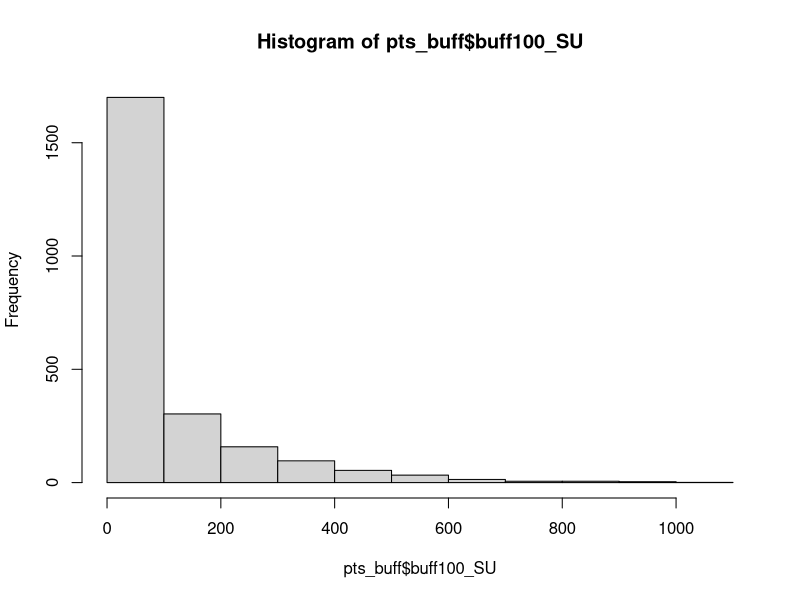
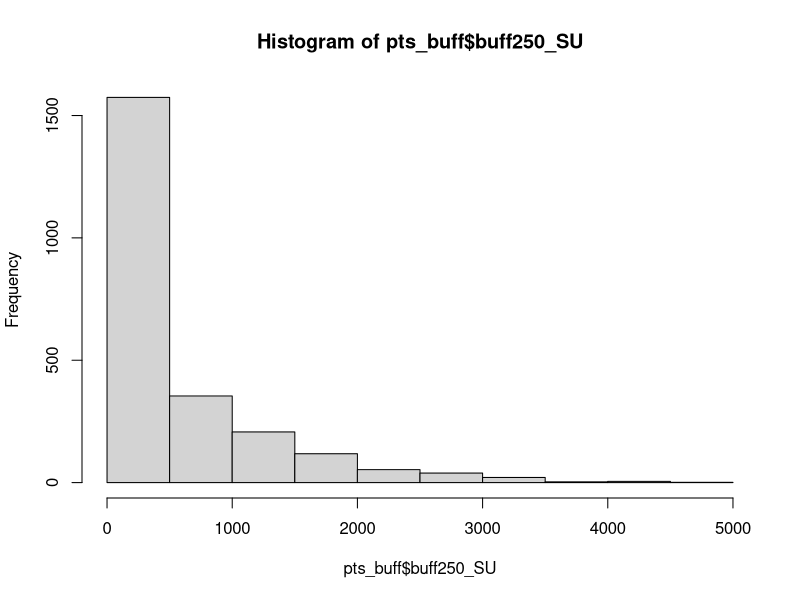
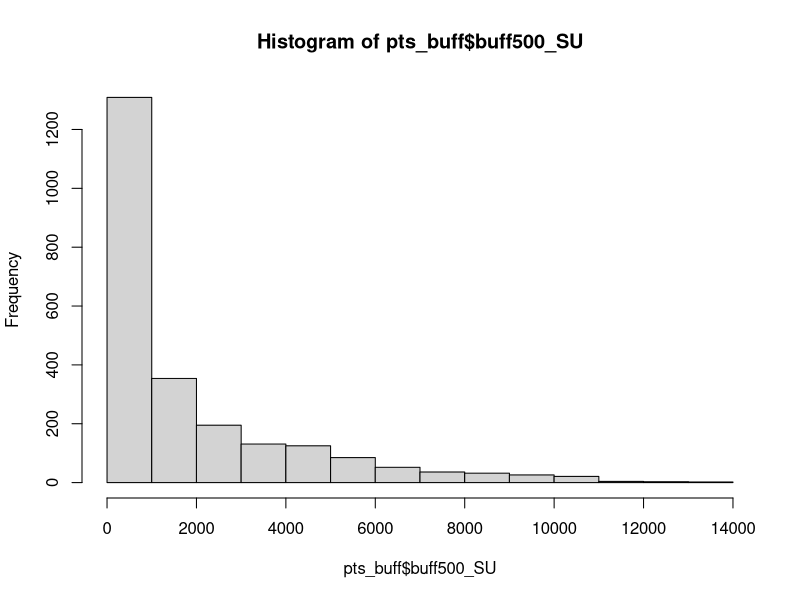
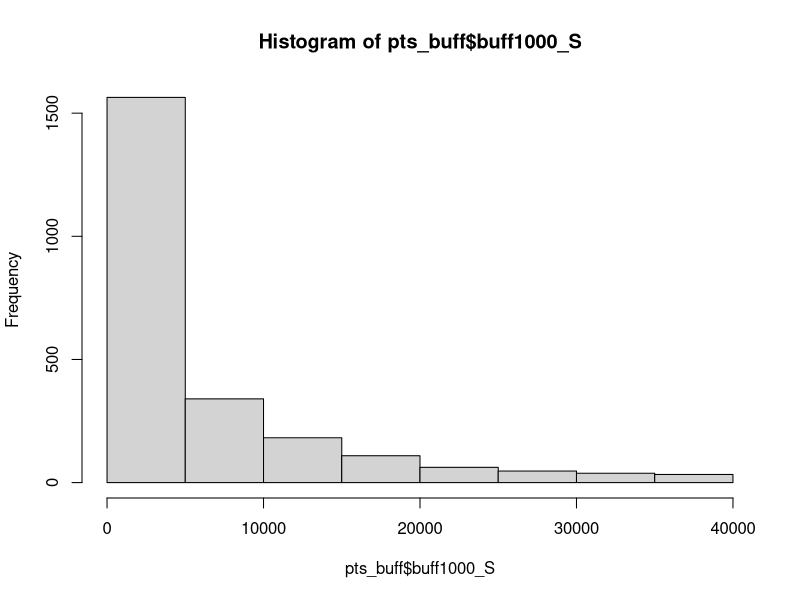
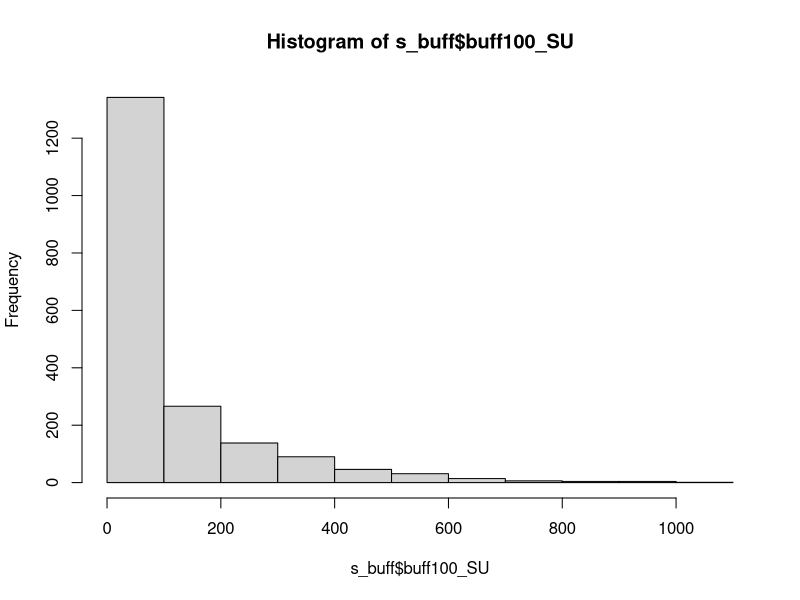
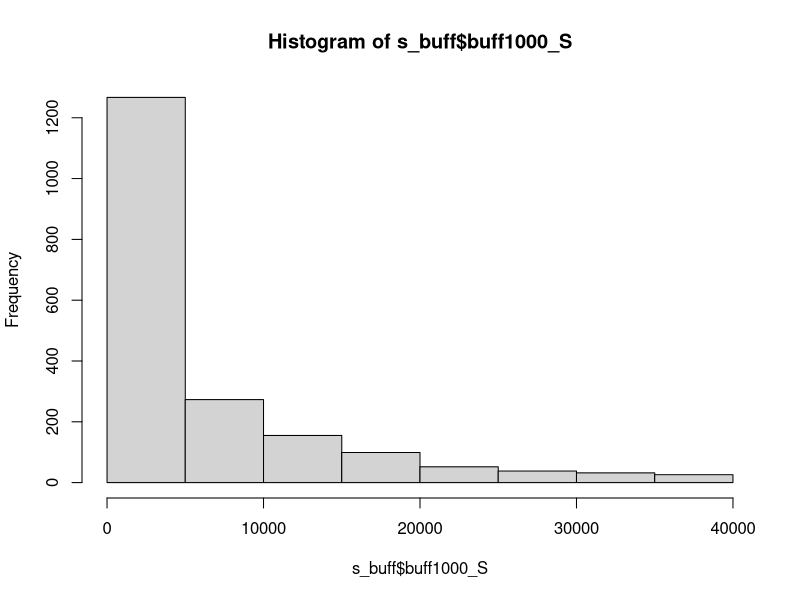
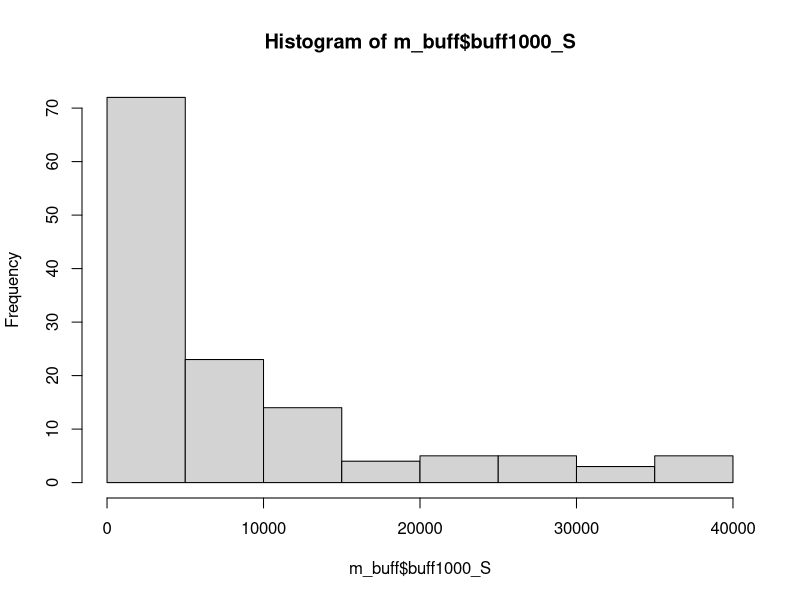
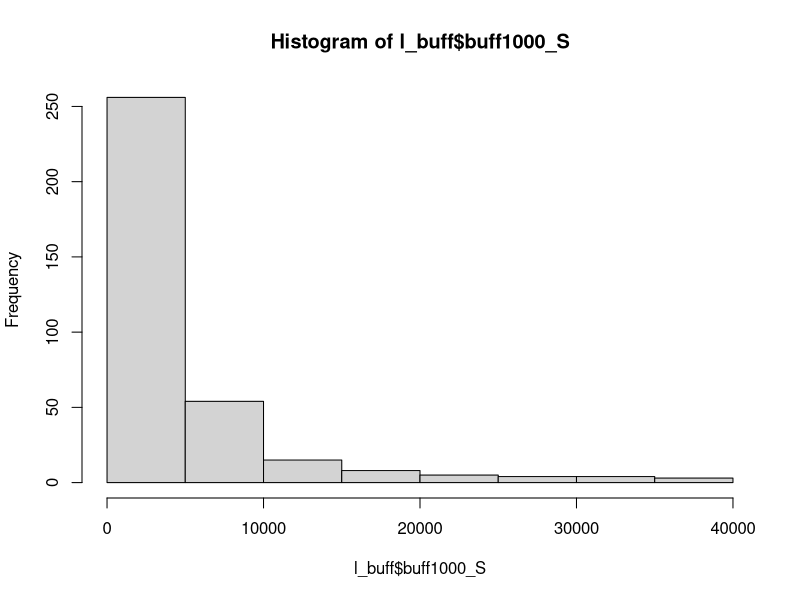

Generate these figures, in order, with R:
# WD and data
setwd("/Users/admin/Desktop/-MyFucknUnil-/DataViz/TPVD/data")
list.files(getwd())
pts_buff = data.frame(read.csv("pts_buff.csv", header=TRUE, sep=","))
s_buff = data.frame(read.csv("s_buff.csv",  header=TRUE, sep=","))
m_buff = data.frame(read.csv("m_buff.csv",  header=TRUE, sep=","))
l_buff = data.frame(read.csv("l_buff.csv",  header=TRUE, sep=","))

# Replacing NA values into dataframe
pts_buff[is.na(pts_buff)] <- 0
s_buff[is.na(s_buff)] <- 0
m_buff[is.na(m_buff)] <- 0
l_buff[is.na(l_buff)] <- 0

# Histogram o for all values
hist(pts_buff$buff100_SU)
hist(pts_buff$buff250_SU)
hist(pts_buff$buff500_SU)
hist(pts_buff$buff1000_S)

# Small buffer
hist(s_buff$buff100_SU)
hist(s_buff$buff1000_S)

hist(m_buff$buff1000_S)
hist(l_buff$buff1000_S)

# Ranking of values
ranking100 = sort(pts_buff$buff100_SU, decreasing = TRUE)
ranking250 = sort(pts_buff$buff250_SU, decreasing = TRUE)
ranking500 = sort(pts_buff$buff500_SU, decreasing = TRUE)
ranking1000 = sort(pts_buff$buff1000_S, decreasing = TRUE)

# Empty vector for rank values
rank_all = vector(mode = "numeric", length = 2375)
for (i in 1:2375) {
  rank_all[i] = i
}

# Plot of values
plot(rank_all, log(ranking100))
plot(rank_all, log(ranking250))
plot(rank_all, log(ranking500))
plot(rank_all, log(ranking1000))
